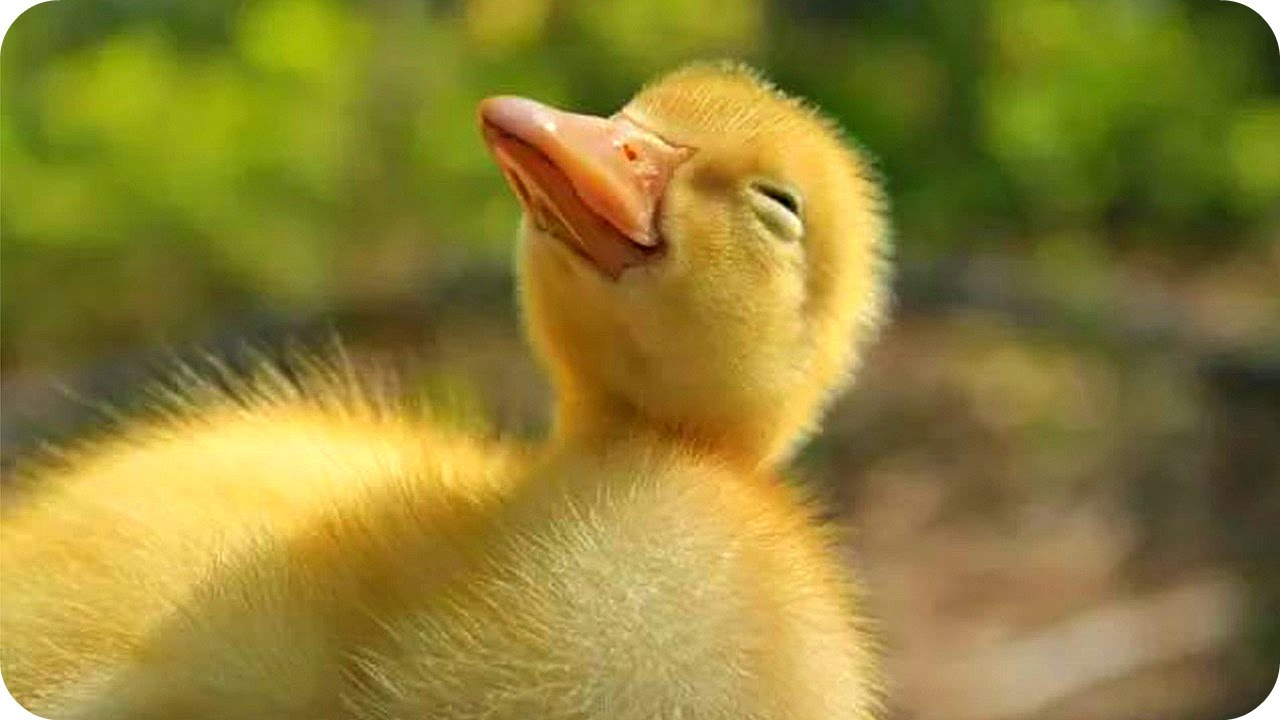
#> input picture labs/lab1/image_00.jpg, 1280 x 720 px
$ jupyter execute lab1_etienne.ipynb
#> lines starting #> are read from the running program, lines starting #| are printed output that depends on the picture
[cell 1]
# Importation des bibliothèques utilisées pour cet exemple
import matplotlib.pyplot as plt
import numpy as np
import imageio.v3 as iio
import skimage

Profitons du fais que l'oeil humain a généralement moins de sensibilité à la couleur bleue pour créer une image mystère contenant une photo de chaton.

[cell 2]
# Lecture d'un ficher image (utilisé l'image 1)
# Utilisez imageio.imread
img1 = iio.imread('./image_00.jpg')
#> img1 is the input picture: shape (720, 1280, 3); mean R, G, B 142.9, 128.9, 52.6
img2 = iio.imread('./image_01.jpg')
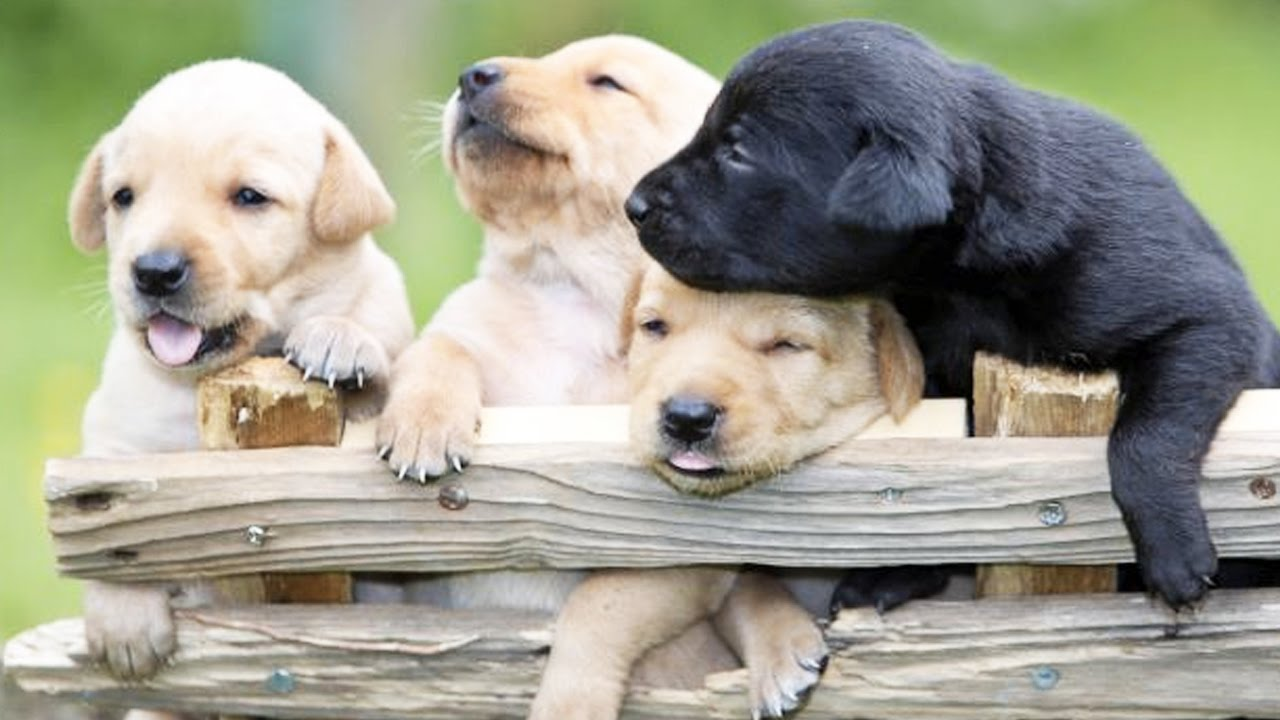
#> input picture labs/lab1/image_01.jpg, 1280 x 720 px
#> img2 is the input picture: shape (720, 1280, 3); mean R, G, B 158.6, 158.6, 141.8
img3 = iio.imread('./image_02.jpg')
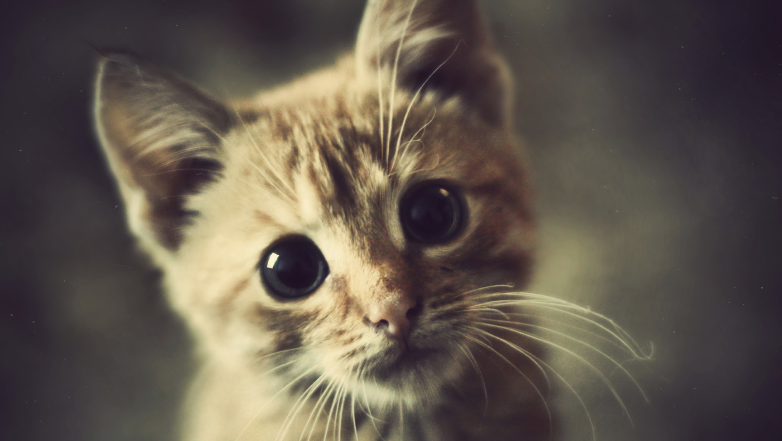
#> input picture labs/lab1/image_02.jpg, 1563 x 882 px (shown at 1/2 size)
#> img3 is the input picture: shape (882, 1563, 3); mean R, G, B 96.7, 87.1, 77.2
print(type(img1))
#| <class 'numpy.ndarray'>

[cell 3]
# Affichage d'une image : Utilisez matplotlib (plt.imshow() et plt.show())
plt.imshow(img1)
plt.show()

[cell 4]
# Affichage de quelques informations au sujet de l'image (utilisez les attributes de la classe ndarray à laquelle appartient la variable img1)
print(img1.shape, img1.dtype)
#| (720, 1280, 3) uint8
print(img1[300, 800, :])
#| [238 200 119]

[cell 5]
r_layer = img1[:, :, 0]
g_layer = img1[:, :, 1]
b_layer = img1[:, :, 2]

plt.imshow(r_layer, cmap='gray')
plt.show()

plt.imshow(g_layer, cmap='gray')
plt.show()

plt.imshow(b_layer, cmap='gray')
plt.show()

[cell 6]
# Calculer la dimension minimale parmi les 3 images en X et en Y (utiliser la méthode .shape, et la fonction min)

dim_min = (img1.shape, img2.shape, img3.shape)
print(dim_min)
#| ((720, 1280, 3), (720, 1280, 3), (882, 1563, 3))
dim_min = min(dim_min)
#> dim_min = (720, 1280, 3)
print(dim_min)
#| (720, 1280, 3)

min_i = dim_min[0]
#> min_i = 720
min_j = dim_min[1]
#> min_j = 1280
print(min_i, min_j)
#| 720 1280

[cell 7]
# Rogner les images selon la dimension calculée plus haut
# img1 = img1[ ...i , ...j , ...k ]
img1 = img1[:min_i , :min_j , : ]
img2 = img2[:min_i , :min_j , : ]
img3 = img3[:min_i , :min_j , : ]
#> img3: shape (720, 1280, 3)

[cell 8]
# Convertir les images RGB en niveau de gris (moyenner tous les canaux). Utiliser la méthode .mean et le bon axe
bw_img1 = img1.mean(axis=2)
bw_img2 = img2.mean(axis=2)
bw_img3 = img3.mean(axis=2)
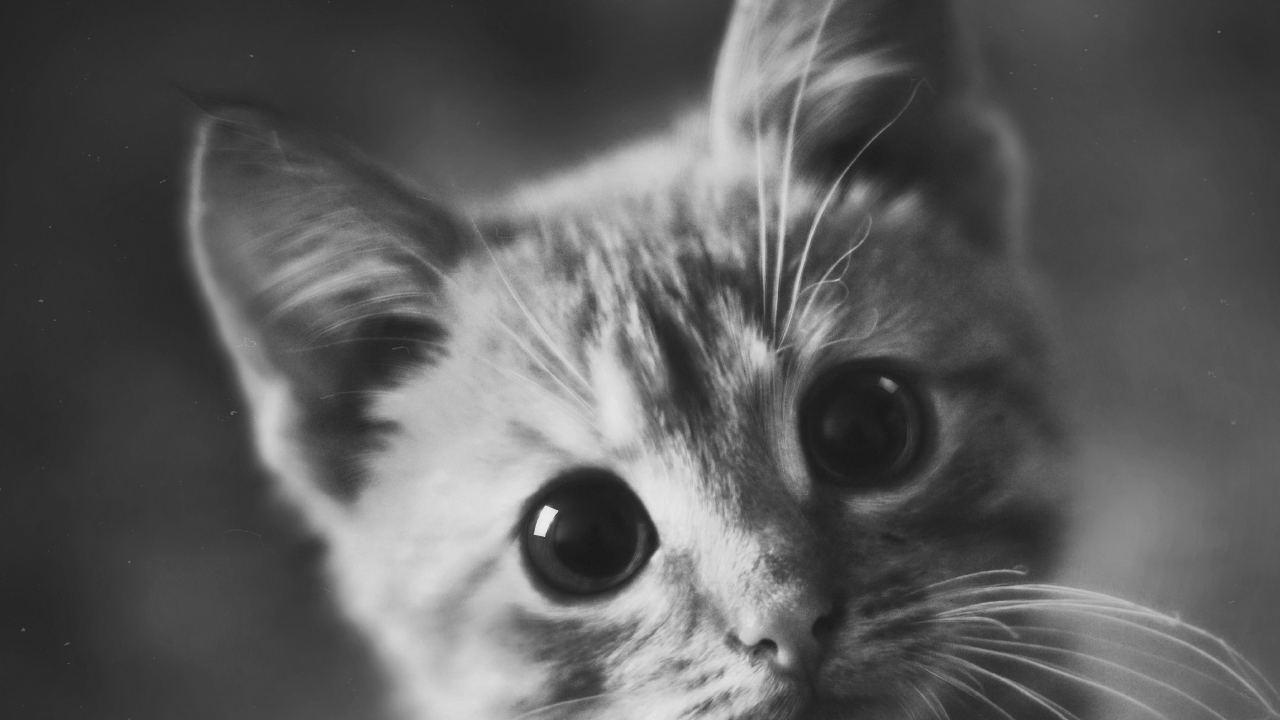
#> bw_img3: shape (720, 1280) float64; min 23.67, max 237.7, mean 92.9

[cell 9]
# Afficher les trois images dans une meme figure
# Note : utilisez plt.subplot

plt.subplot(1, 3, 1)
plt.imshow(bw_img1, cmap='gray')

plt.subplot(1, 3, 2)
plt.imshow(bw_img2, cmap='gray')

plt.subplot(1, 3, 3)
plt.imshow(bw_img3, cmap='gray')

plt.show()

[cell 10]
# Noramliser les intensités entre 0 et 1 pour les images 1 et 2, et entre 0 et 0.2 pour l'image 3.
# Utiliser: np.max

def normalization(img):
    img_min = np.min(img)
#> img_min = 0.333
    img_max = np.max(img)
#> img_max = 255
    img = (img - img_min) / (img_max - img_min)
    return img

bw_img1 = normalization(bw_img1)
bw_img2 = normalization(bw_img2)
bw_img3 = normalization(bw_img3)

[cell 11]
print(bw_img1.min(), bw_img1.max())
#| 0.0 1.0

[cell 12]
# Combiner les images (utilisé np.stack(..., axis=2)) pour créer
bw_img3 = bw_img3 * 0.5
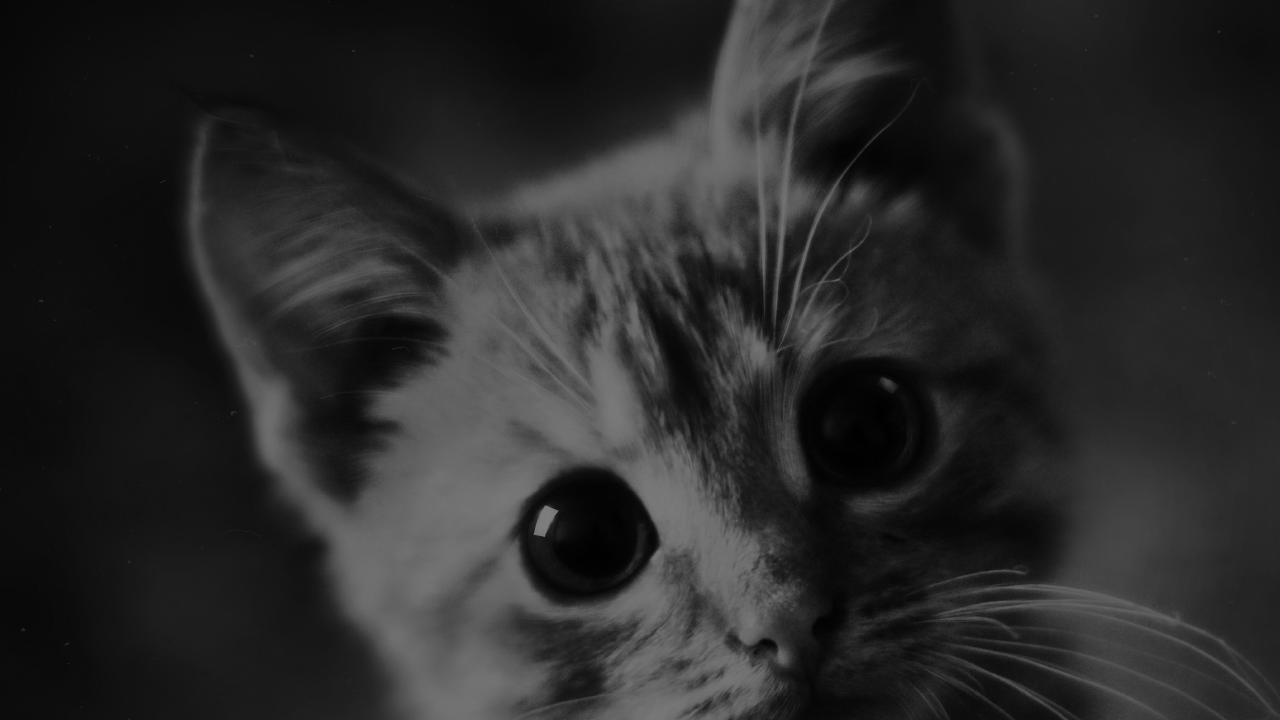
#> bw_img3: shape (720, 1280) float64; min 0, max 0.5, mean 0.162

montage = np.stack([bw_img1, bw_img2, bw_img3], axis=2)
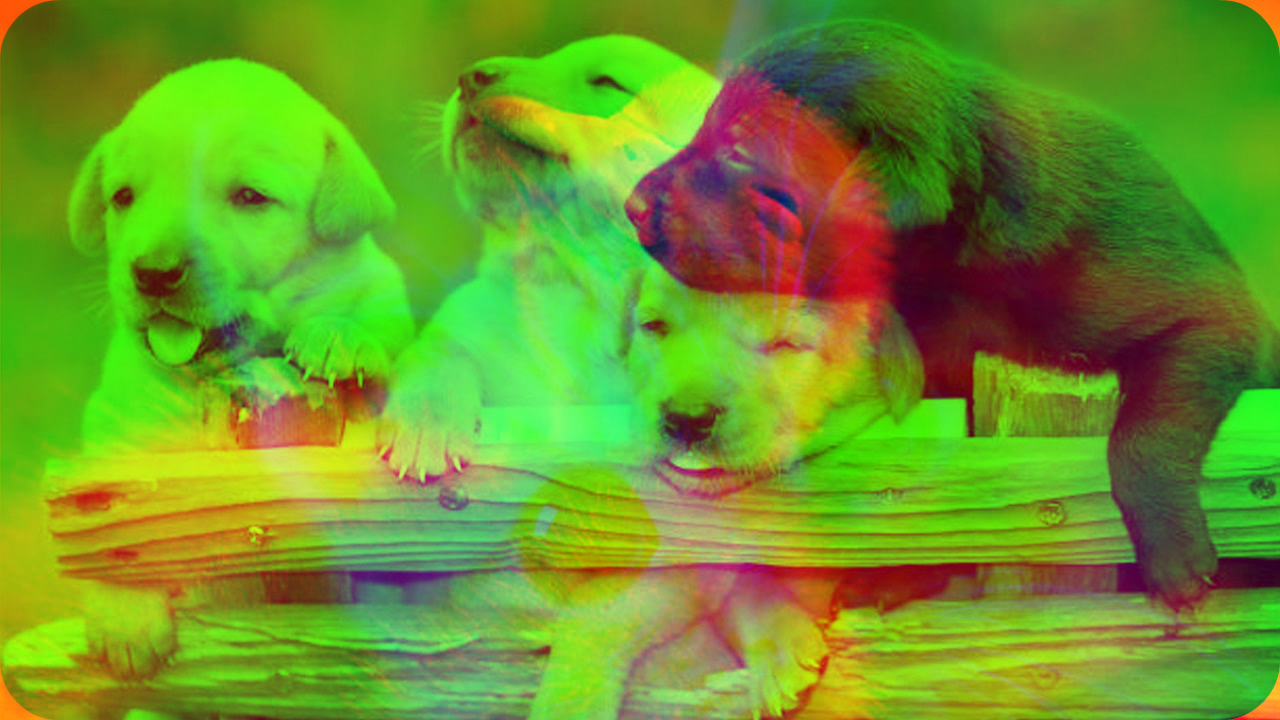
#> montage: shape (720, 1280, 3) float64; mean of channels 0, 1, 2 0.423, 0.6, 0.162; drawn as R, G, B

plt.imshow(montage)
plt.show()

[cell 13]
# Afficher les 3 canaux couleurs (indexation de l'axe 2)
canard = montage[:, :, 0]
chien = montage[:, :, 1]
chat = montage[:, :, 2]

plt.subplot(1, 3, 1)
plt.imshow(canard)

plt.subplot(1, 3, 2)
plt.imshow(chien)

plt.subplot(1, 3, 3)
plt.imshow(chat)

plt.show()

[cell 14]
# Entregistrer l'image mytère sur disque sous format jpg
montage = montage * 255
montage = montage.astype(np.uint8)
print(montage.dtype)
#| uint8
print(montage.min(), montage.max())
#| 0 255

plt.imshow(montage)
plt.show()

iio.imwrite('mystere.jpeg', montage)

[cell 15]
# Modifier le format des pixels de l'image ne plus recevoir l'avertissement précédent.
# * Utiliser la méthode .astype() de la classe ndarray, et le format de donnée np.uint8.
# N'oublier pas d'ajuster l'étendue des valeurs pour éviter la saturation de votre image.

# Enregistrer cette image sous un autre nom

# Suggestion de modification
* Au lieu de rogner les images, utiliser les fonctions disponibles dans le module `skimage.transform` pour redimensionner les images avant de les combiner

[cell 16]
shape = np.array([montage.shape[0], montage.shape[1]])
#> shape = [720, 1280]
shape = shape // 2
#> shape = [360, 640]

resized = skimage.transform.resize(montage, shape)

plt.imshow(resized)
plt.show()
